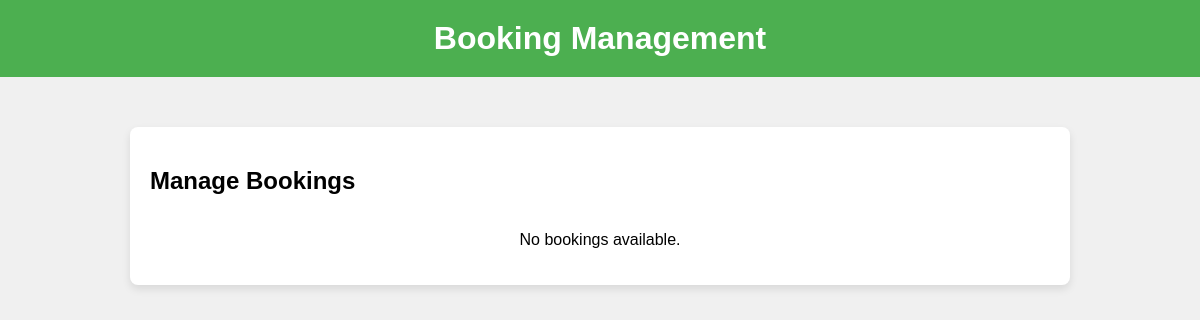
The app's page /booking-management, older data.
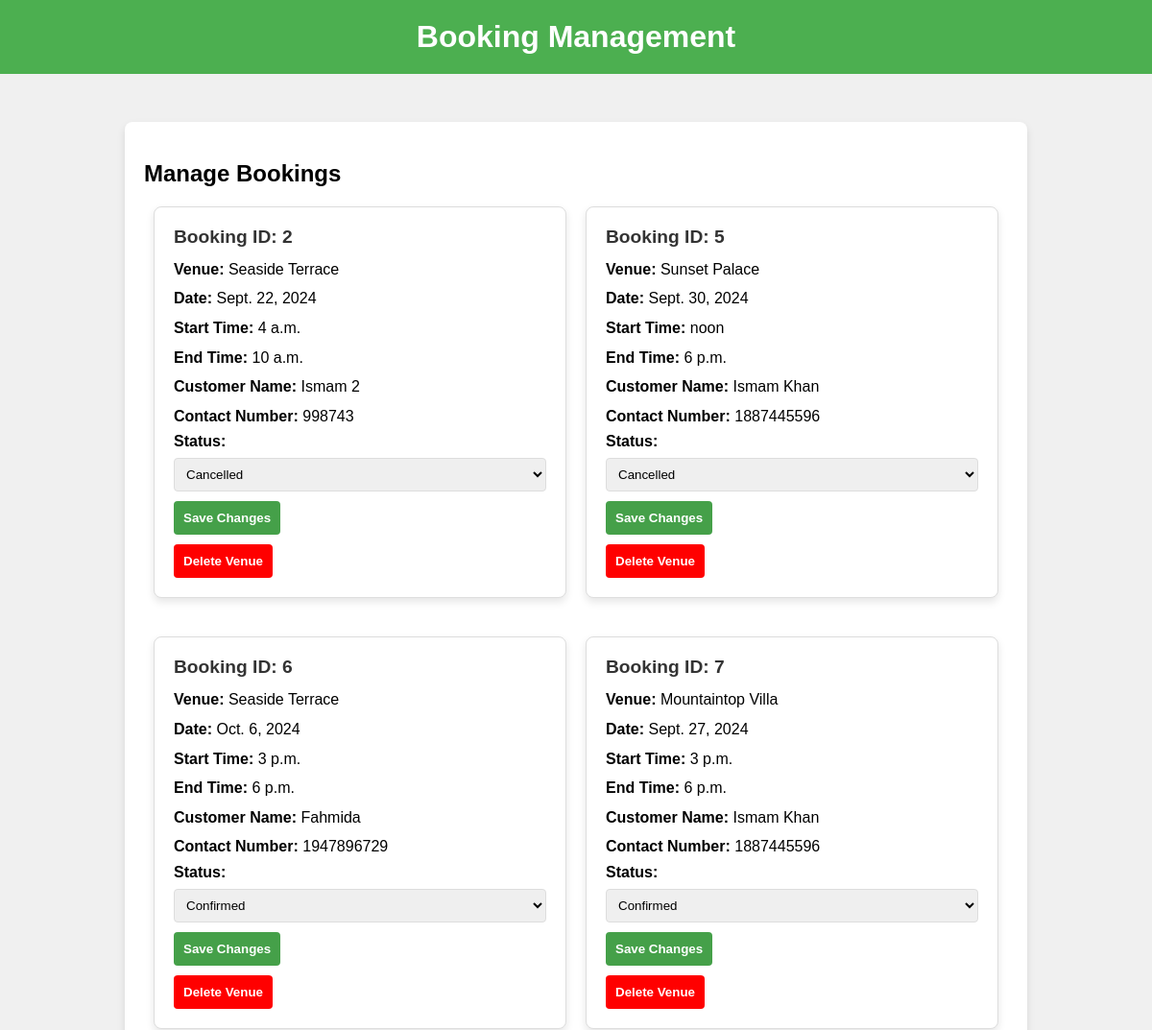
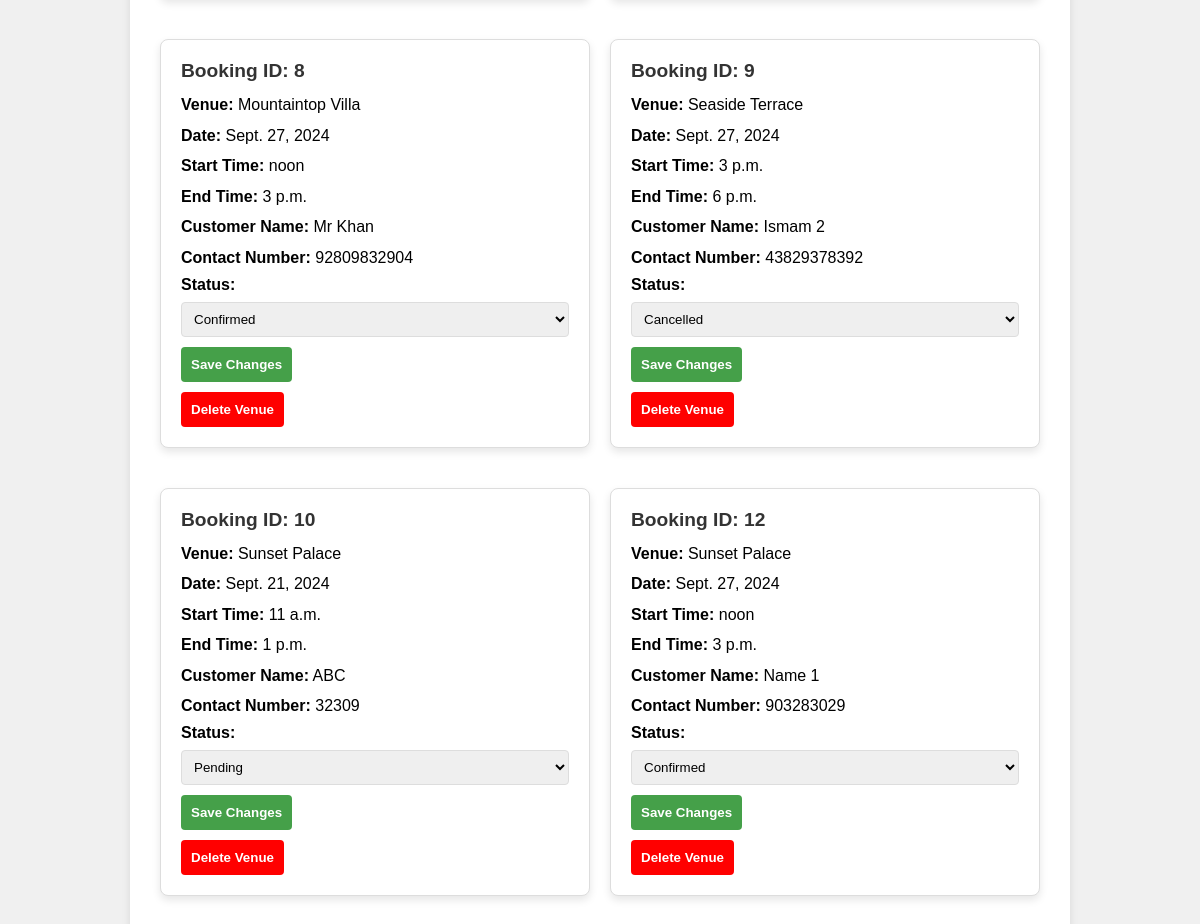
The same page, newer data (2 pictures, top to bottom).
### booking/models.py (models this page shows, shortened)
class Booking(models.Model):
    venue = models.ForeignKey(Venue, on_delete=models.CASCADE)  # Link to the Venue model
    date=models.DateField()
    start_time=models.TimeField()
    end_time=models.TimeField()
    status=models.CharField(choices = [("pending","pending"),("approved","approved"),("rejected","rejected")],max_length=255)
    customer_name = models.CharField(max_length=255)
    customer_number = models.IntegerField()

class Venue(models.Model):
    venue_name = models.CharField(max_length=255)
    capacity = models.IntegerField()
    location = models.CharField(max_length=255)
    hourly_rate = models.DecimalField(decimal_places=2,max_digits=6)
    image = models.ImageField(upload_to='venue_images/', blank=True, null=True)  # New field for image

### booking/views.py (the view)
# urls.py: path("booking-management", views.booking_management, name="booking_management"),
def booking_management(request):
    bookings = Booking.objects.all()
    return render(request, "booking_management.html", {"bookings": bookings})

### booking/templates/booking_management.html (shortened to what this page needs)
<!DOCTYPE html>
<html lang="en">
<head>
</head>
<body>
    <header>
        <h1>Booking Management</h1>
    </header>
    <main>
        <h2>Manage Bookings</h2>
        <div class="card-container">
            {% for booking in bookings %}
            <div class="card">
                <h3>Booking ID: {{ booking.id }}</h3>
                <p><strong>Venue:</strong> {{ booking.venue.venue_name }}</p>
                <p><strong>Date:</strong> {{ booking.date }}</p>
                <p><strong>Start Time:</strong> {{ booking.start_time }}</p>
                <p><strong>End Time:</strong> {{ booking.end_time }}</p>
                <p><strong>Customer Name:</strong> {{ booking.customer_name }}</p>
                <p><strong>Contact Number:</strong> {{ booking.customer_number }}</p>
                <form method="POST" action="{% url 'update_booking' booking.id %}">
                    <label for="status_{{ booking.id }}">Status:</label>
                    <select id="status_{{ booking.id }}" name="status">
                        <option value="pending" {% if booking.status == "pending" %}selected{% endif %}>Pending</option>
                        <option value="confirmed" {% if booking.status == "confirmed" %}selected{% endif %}>Confirmed</option>
                        <option value="cancelled" {% if booking.status == "cancelled" %}selected{% endif %}>Cancelled</option>
                    </select>
                    <button type="submit" class = "submit">Save Changes</button>
                </form>
            <form method="POST" action="{% url 'delete_booking' booking.id %}">
                <button type="submit" class = "delete" ">Delete Venue</button>
            </form>
            </div>
            {% empty %}
            <p>No bookings available.</p>
            {% endfor %}
        </div>
    </main>
</body>
</html>

### booking/templates/booking_management.html (style rules this page uses)
body { font-family: Arial, sans-serif; background-color: #f0f0f0; margin: 0; padding: 0; }
header { background-color: #4CAF50; color: white; padding: 20px; text-align: center; }
h1 { margin: 0; font-size: 2rem; }
main { max-width: 900px; margin: 50px auto; padding: 20px; background-color: white; border-radius: 8px; box-shadow: 0 4px 8px rgba(0, 0, 0, 0.1); }
.card-container { display: flex; flex-wrap: wrap; gap: 20px; justify-content: center; }
.card { background-color: white; border: 1px solid #ddd; border-radius: 8px; box-shadow: 0 4px 8px rgba(0, 0, 0, 0.1); padding: 20px; width: calc(50% - 20px); box-sizing: border-box; margin-bottom: 20px; }
.card h3 { margin: 0 0 10px 0; font-size: 1.2rem; color: #333; }
.card p { margin: 5px 0; line-height: 1.6; }
.card label { display: block; margin-bottom: 8px; font-weight: bold; }
.card input, .card select { width: 100%; padding: 8px; margin-bottom: 10px; border: 1px solid #ddd; border-radius: 4px; box-sizing: border-box; }
.submit { background-color: #4CAF50; color: white; padding: 10px; border: none; border-radius: 4px; cursor: pointer; font-weight: bold; }
.submit { background-color: #45a049; }
.delete { background-color: red; color: white; padding: 10px; border: none; border-radius: 4px; cursor: pointer; font-weight: bold; margin-top: 10px; }

Row changes from the older to the newer data that the page shows:
added Booking: id "2", venue.venue_name "Seaside Terrace", date "Sept. 22, 2024", start_time "4 a.m.", end_time "10 a.m.", customer_name "Ismam 2", customer_number "998743", status "Cancelled"
added Booking: id "5", venue.venue_name "Sunset Palace", date "Sept. 30, 2024", start_time "noon", end_time "6 p.m.", customer_name "Ismam Khan", customer_number "1887445596", status "Cancelled"
added Booking: id "6", venue.venue_name "Seaside Terrace", date "Oct. 6, 2024", start_time "3 p.m.", end_time "6 p.m.", customer_name "Fahmida", customer_number "1947896729", status "Confirmed"
added Booking: id "7", venue.venue_name "Mountaintop Villa", date "Sept. 27, 2024", start_time "3 p.m.", end_time "6 p.m.", customer_name "Ismam Khan", customer_number "1887445596", status "Confirmed"
added Booking: id "8", venue.venue_name "Mountaintop Villa", date "Sept. 27, 2024", start_time "noon", end_time "3 p.m.", customer_name "Mr Khan", customer_number "92809832904", status "Confirmed"
added Booking: id "9", venue.venue_name "Seaside Terrace", date "Sept. 27, 2024", start_time "3 p.m.", end_time "6 p.m.", customer_name "Ismam 2", customer_number "43829378392", status "Cancelled"
added Booking: id "10", venue.venue_name "Sunset Palace", date "Sept. 21, 2024", start_time "11 a.m.", end_time "1 p.m.", customer_name "ABC", customer_number "32309", status "Pending"
added Booking: id "12", venue.venue_name "Sunset Palace", date "Sept. 27, 2024", start_time "noon", end_time "3 p.m.", customer_name "Name 1", customer_number "903283029", status "Confirmed"
Text that changed along with them:
text no longer shown: "No bookings available."
